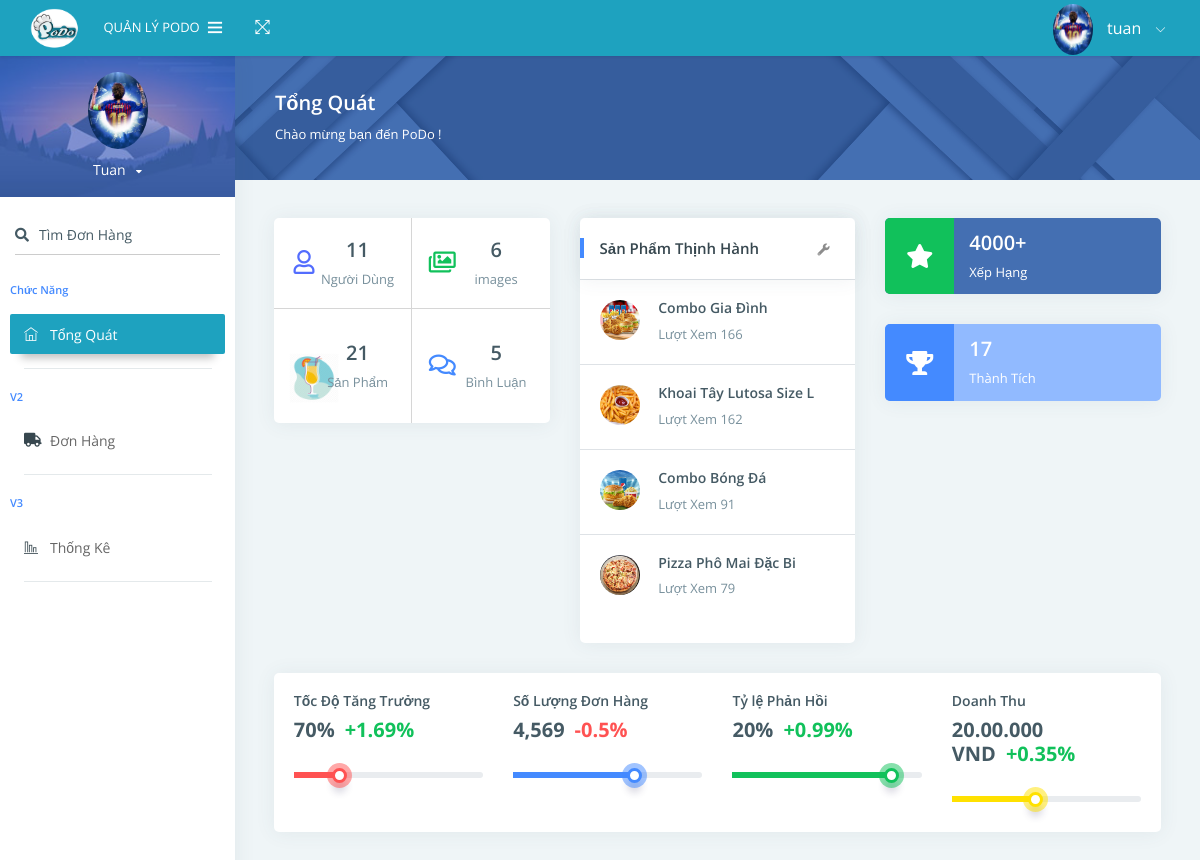
The page /Admin/ (signed in) on the database its author committed.
### tables this page shows
CREATE TABLE `information` (
  `id_information` int(11) NOT NULL,
  `logo` varchar(200) NOT NULL COMMENT 'url logo',
  `address1` varchar(200) NOT NULL COMMENT 'địa chỉ 1',
  `phone` varchar(50) NOT NULL COMMENT 'số điện thoại',
  `email` varchar(200) NOT NULL COMMENT 'email'
);

CREATE TABLE `user` (
  `idUser` int(11) NOT NULL,
  `userName` varchar(200) NOT NULL,
  `passWord` varchar(50) NOT NULL,
  `email` varchar(50) NOT NULL,
  `phone` varchar(50) NOT NULL COMMENT 'Số Điện Thoại',
  `fullName` varchar(50) NOT NULL COMMENT 'Họ và Tên',
  `isAdmin` bit(1) NOT NULL,
  `id_role` int(11) NOT NULL COMMENT 'Mã Vai Trò',
  `image` varchar(200) NOT NULL COMMENT 'avata',
  `adress` varchar(200) NOT NULL COMMENT 'Địa Chỉ',
  `disabled` bit(1) NOT NULL COMMENT 'Cấm truy cập'
);

CREATE TABLE `product` (
  `id_product` int(11) NOT NULL COMMENT 'mã sản phẩm',
  `nameProduct` varchar(200) NOT NULL COMMENT 'tên sản phẩm',
  `price` int(11) NOT NULL COMMENT 'giá tiền',
  `discount` int(2) NOT NULL COMMENT 'giảm giá (%)',
  `image` varchar(200) NOT NULL COMMENT 'url hình ảnh',
  `describe` varchar(3000) NOT NULL COMMENT 'thông tin sản phẩm',
  `id_category` int(11) NOT NULL COMMENT 'mã loại',
  `view` int(11) NOT NULL COMMENT 'số lượt xem',
  `date` date NOT NULL COMMENT 'ngày đăng sản phẩm'
);

### Admin/index.php (the view, shortened to what the rows shown need)
<?php
    if ($_SESSION['user']['id_role']!=1) {
        header("location: ../Login/");
    } else {
        require_once('.././Library/library.php');
?>
<!DOCTYPE html>
<html lang="en">
<head>
    <link rel="stylesheet" href="assets/pages/waves/css/waves.min.css" type="text/css" media="all">
    <link rel="stylesheet" type="text/css" href="assets/css/bootstrap/css/bootstrap.min.css">
    <link rel="stylesheet" href="assets/pages/waves/css/waves.min.css" type="text/css" media="all">
    <link rel="stylesheet" type="text/css" href="assets/icon/themify-icons/themify-icons.css">
    <link rel="stylesheet" type="text/css" href="assets/css/font-awesome-n.min.css">
    <link rel="stylesheet" type="text/css" href="assets/css/font-awesome.min.css">
    <link rel="stylesheet" href="https://use.fontawesome.com/releases/v5.15.3/css/all.css">
    <link rel="stylesheet" type="text/css" href="assets/css/jquery.mCustomScrollbar.css">
    <link rel="stylesheet" type="text/css" href="assets/css/style.css">
    <link rel="stylesheet" href="./Home_AD/style_admin.css">
</head>
<body>
    <div id="pcoded" class="pcoded">
        <div class="pcoded-container navbar-wrapper">
            <nav class="navbar header-navbar pcoded-header">
                <div class="navbar-wrapper">
                    <div class="navbar-logo">
                        <a href="../index.php">
                            <?php logo(0) ?>
                            <span>Quản Lý PoDo</span>
                        </a>
                    </div>
                    <div class="navbar-container container-fluid">
                        <ul class="nav-right">
                            <li class="user-profile header-notification">
                                <a href="#!" class="waves-effect waves-light">
                                    <?php avatar($idCustomer,0)?>
                                    <i class="ti-angle-down"></i>
                                </a>
                            </li>
                        </ul>
                    </div>
                </div>
            </nav>
            <div class="pcoded-main-container">
                <div class="pcoded-wrapper">
                    <nav class="pcoded-navbar">
                        <div class="pcoded-inner-navbar main-menu">
                            <div class="">
                                <div class="main-menu-header">
                                    <?php avatar($idCustomer,1)?>
                                </div>
                            </div>
                        </div>
                    </nav>
                    <div class="pcoded-content">
                        <div class="pcoded-inner-content">
                            <div class="main-body">
                                <div class="page-wrapper">
                                    <div class="page-body">
                                        <div class="row">
                                            <div class="col-xl-4 col-md-12">
                                                <div class="card table-card">
                                                    <div class="card-block">
                                                        <div class="table-responsive">
                                                            <table class="table table-hover m-b-0 without-header">
                                                                <tbody>
                                                                    <?php
                                                                        $conn = connectDB();
                                                                        $result = $conn -> query("SELECT * FROM product WHERE view > 0 ORDER BY view DESC LIMIT 0, 4");
                                                                        if ($result->num_rows > 0) {
                                                                            while($row = $result-> fetch_assoc()) {
                                                                                echo '
                                                                                    <tr>
                                                                                        <td>
                                                                                            <div class="d-inline-block align-middle">
                                                                                                <img src="../images/'.$row['image'].'" alt="user image" class="img-radius img-40 align-top m-r-15">
                                                                                                <div class="d-inline-block">
                                                                                                    <h6>'.substr($row['nameProduct'],0,24).'</h6>
                                                                                                    <p class="text-muted m-b-0">Lượt Xem '.$row['view'].'</p>
                                                                                                </div>
                                                                                            </div>
                                                                                        </td>
                                                                                    </tr>';
                                                                            }
                                                                        }
                                                                    ?>
                                                                </tbody>
                                                            </table>
                                                        </div>
                                                    </div>
                                                </div>
                                            </div>
                                        </div>
                                    </div>
                                </div>
                            </div>
                        </div>
                    </div>
                </div>
            </div>
        </div>
    </div>
</body>
</html>
<?php
    }
?>

### Library/library.php (shortened to what the rows shown need)
<?php
function logo($note){
    $conn = connectDB();
    $result = $conn -> query("SELECT * FROM information ");
    $row = $result -> fetch_assoc();
    if ($note == 0) {
        echo '
            <img class="img-fluid" src="../images/'.$row['logo'].'" alt="Theme-Logo" />
        ';
    } else if ($note ==1) {
        echo '
            <img class="img-fluid" src="../../images/'.$row['logo'].'" alt="Theme-Logo" />
        ';
    } else if ($note ==2) {
        echo '
            <img src="./images/'.$row['logo'].'" alt="logo PoDo" />
        ';
    } else if ($note ==3) {
        echo '
            <img src="./images/'.$row['logo'].'" alt="logo PoDo" />
        ';
    }
}
function avatar($id,$note) {
    $conn = connectDB();
    $result = $conn -> query("SELECT * FROM user WHERE idUser = '".$id."'");
    $row = $result -> fetch_assoc();
    if ($note == 0) {
        echo '
            <img src=".././images/avata/'.$row['image'].'" class="img-radius" alt="User-Profile-Image">
            <span>'.$row['userName'].'</span>
        ';
    } else if ($note ==1) {
        echo '
            <img class="img-80 img-radius" src=".././images/avata/'.$row['image'].'" alt="User-Profile-Image">
            <div class="user-details">
                <span id="more-details">'.$row['userName'].'<i class="fa fa-caret-down"></i></span>
            </div>
        ';
    }
}
?>

### rows shown on the page
information: logo (picture)
user: image (picture), userName "tuan", userName "Tuan"
product: image (picture), nameProduct "Combo Gia Đình", view "166"
product: image (picture), nameProduct "Khoai Tây Lutosa Size L", view "162"
product: image (picture), nameProduct "Combo Bóng Đá", view "91"
product: image (picture), nameProduct "Pizza Phô Mai Đặc Bi", view "79"

### other values the page prints
$row["SL"] "11"
$row['SL'] "21"
$row['SL'] "5"
